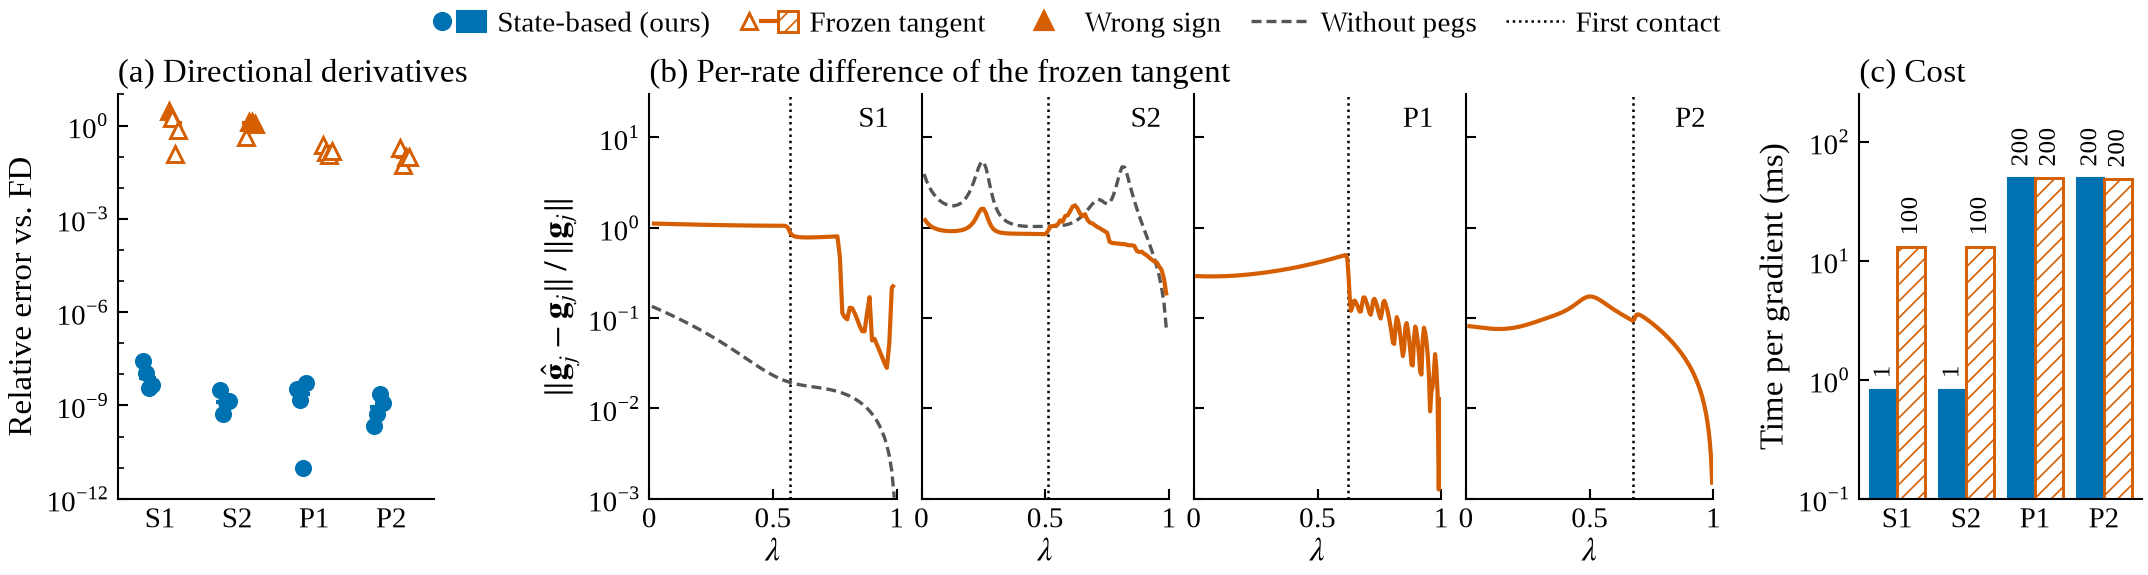

This chart was generated by the following Python code:
"""Fig. 9 (fig:accuracy) -- gradient accuracy and cost, double column (7.16 in).

(a) Directional derivatives of the loss along four random unit directions in
    xi, relative error against central finite differences: state-based
    gradient vs. frozen tangent, one column of points per scene. Filled
    triangles: the frozen tangent has the wrong sign.
(b) Per-rate relative difference of the frozen tangent from the state-based
    gradient along lambda, ||G_hat_j - G_j|| / ||G_j||, one small panel per
    scene, with the pegs (solid) and without them (dashed, S only); dotted:
    first peg contact of the initial rollout.
(c) Wall time of one gradient (after the rollout), state-based vs. frozen
    tangent; the number of adjoint solves is written (vertically) above each bar.

Data: the gradient checks of the code repository, seed 0, at the common
initialization of each scene (written by ``scripts/train_shape.py check`` and
``scripts/train_path.py check``):

    S1 = ../runs/shape_p1/checks/check_P1_net_s0.json   (target P1, shape task)
    S2 = ../runs/shape_w1/checks/check_W1_net_s0.json   (target W1, shape task)
    P1 = ../runs/path_p1/checks/check_P1_net_s0.json    (path task)
    P2 = ../runs/path_p2/checks/check_P2_net_s0.json    (path task; added
         automatically as soon as the file exists)

Scenes whose check file is missing are skipped, so the figure grows from
three to four scenes without editing this script.

Style: ``src/tro_style.py`` (IEEE T-RO rules: Times 8/7 pt, Okabe-Ito, 0.5 pt
axes, editable text in PDF and SVG). Colours used here and to be kept in the
other result figures: state-based (ours) = blue ``#0072B2``, frozen tangent =
vermilion ``#D55E00``.

Run from anywhere:  python paper_figures/fig09_accuracy/fig09_accuracy.py [out_dir]
Writes fig09_accuracy.{pdf,svg,png} next to this script (or into out_dir).
LaTeX: \\includegraphics[width=\\textwidth]{figures/fig09_accuracy.pdf} in figure*.
"""
from __future__ import annotations

import json
import sys
from pathlib import Path

import numpy as np

HERE = Path(__file__).resolve().parent
# repository root = first ancestor holding runs/ and src/ (works whether this
# script sits in paper_figures/ or in paper_figures/fig09_accuracy/)
REPO = next(p for p in HERE.parents if (p / "runs").is_dir() and (p / "src").is_dir())
sys.path.insert(0, str(REPO / "src"))

import matplotlib                                          # noqa: E402
matplotlib.use("Agg")
import matplotlib.pyplot as plt                            # noqa: E402
from matplotlib.lines import Line2D                        # noqa: E402
from matplotlib.patches import Patch                       # noqa: E402
from matplotlib.ticker import LogLocator, NullFormatter, FixedLocator  # noqa: E402

import tro_style as ts                                     # noqa: E402

# ------------------------------------------------------------------ inputs
#: (paper name, check file relative to the repository root)
SCENES = [
    ("S1", "runs/shape_p1/checks/check_P1_net_s0.json"),
    ("S2", "runs/shape_w1/checks/check_W1_net_s0.json"),
    ("P1", "runs/path_p1/checks/check_P1_net_s0.json"),
    ("P2", "runs/path_p2/checks/check_P2_net_s0.json"),
]

# ------------------------------------------------------------------ look
C_STATE, C_PROXY = ts.BLUE, ts.VERMILION
C_NOPEG = ts.GRAY
LW_DATA, LW_REF = 1.0, 0.8
DASH_NOPEG = (0, (3.0, 1.5))
DOT_CONTACT = (0, (1.0, 1.5))
MS = 3.6                       # marker size (pt)

FIG_H = 1.95                   # in, before fit_width (which keeps the aspect)

# layout (inches). The horizontal positions are not fixed: tight_row() measures
# the labels of every panel and fills the 7.16 in so that the gap between the
# drawn content of neighbouring panels is GAP and the outer margin is MARGIN.
Y0, H_AX = 0.30, 1.30          # bottom and height of every axes
MARGIN = 0.02                  # in, left/right of the outermost text
GAP = 0.10                     # in, between the content of (a), (b) and (c)
GAP_B = 0.08                   # in, between the small panels of (b)
WEIGHT_A, WEIGHT_B_EACH, WEIGHT_C = 0.95, 0.80, 0.85   # share of the axes width


def load():
    out = []
    for name, rel in SCENES:
        f = REPO / rel
        if not f.exists():
            print(f"[fig09] {name}: {rel} not found -- skipped")
            continue
        d = json.load(open(f))
        if "per_rate_pegs" in d:            # shape task (S): with and without pegs
            pr, npr = d["per_rate_pegs"], d.get("per_rate_no_pegs")
            onset = pr["onset"] if pr.get("onset") is not None else pr["split_at"]
        else:                               # path task (P): with pegs only
            pr, npr = d["per_rate"], None
            onset = pr["split_at"]
        rel_p = np.asarray(pr["rel"], float)
        out.append(dict(
            name=name, M=rel_p.size, onset=int(onset),
            fd=np.array([r["fd"] for r in d["dirs"]]),
            state=np.array([r["state"] for r in d["dirs"]]),
            proxy=np.array([r["proxy"] for r in d["dirs"]]),
            e_state=np.array([r["state_relerr"] for r in d["dirs"]]),
            e_proxy=np.array([r["proxy_relerr"] for r in d["dirs"]]),
            rel=rel_p, rel_nopeg=None if npr is None else np.asarray(npr["rel"], float),
            t_state=1e3 * d["state_grad_time"], t_proxy=1e3 * d["proxy_grad_time"],
            n_state=int(d["state_adjoint_solves"]), n_proxy=int(d["proxy_adjoint_solves"]),
        ))
        s = out[-1]
        print(f"[fig09] {name}: M={s['M']}, onset {s['onset']}, state rel err median "
              f"{np.median(s['e_state']):.2e}, proxy {np.median(s['e_proxy']):.3f}, "
              f"wrong sign {int(np.sum(s['fd'] * s['proxy'] < 0))}/{s['fd'].size}, "
              f"grad {s['t_state']:.2f} / {s['t_proxy']:.2f} ms")
    if not out:
        raise SystemExit("no check file found")
    return out


def log_axis(ax, lo, hi, every=1):
    ax.set_yscale("log")
    ax.set_ylim(lo, hi)
    dec = np.arange(np.floor(np.log10(lo)), np.ceil(np.log10(hi)) + 1, every)
    ax.yaxis.set_major_locator(FixedLocator(10.0 ** dec))
    ax.yaxis.set_minor_locator(LogLocator(base=10, subs=(), numticks=20))
    ax.yaxis.set_minor_formatter(NullFormatter())


def panel_a(ax, S):
    x = np.arange(len(S))
    off = 0.17
    jit = np.array([-0.06, -0.02, 0.02, 0.06])
    for i, s in enumerate(S):
        n = s["e_state"].size
        j = jit[:n] if n <= jit.size else np.linspace(-0.06, 0.06, n)
        ax.plot(x[i] - off + j, s["e_state"], "o", ms=MS, mfc=C_STATE, mec=C_STATE,
                mew=0.5, ls="none", zorder=3)
        wrong = s["fd"] * s["proxy"] < 0
        for k in range(n):
            ax.plot(x[i] + off + j[k], s["e_proxy"][k], "^", ms=MS + 0.4, mec=C_PROXY, mew=0.7,
                    mfc=C_PROXY if wrong[k] else "white", ls="none", zorder=3)
        for xc, e, c in ((x[i] - off, s["e_state"], C_STATE), (x[i] + off, s["e_proxy"], C_PROXY)):
            ax.plot([xc - 0.11, xc + 0.11], [np.median(e)] * 2, color=c, lw=LW_DATA, zorder=2)
    log_axis(ax, 1e-12, 1e1, every=3)
    ax.set_xticks(x, [s["name"] for s in S])
    ax.set_xlim(-0.55, len(S) - 0.45)
    ax.tick_params(axis="x", length=0)
    ax.set_ylabel("Relative error vs. FD")
    ts.style_2d(ax)
    ts.panel_title(ax, "(a)", "Directional derivatives")


def panel_b(fig, S, h):
    axes = []
    for i, s in enumerate(S):
        ax = fig.add_axes([0.3 + 0.1 * i, Y0 / h, 0.08, H_AX / h],
                          sharey=axes[0] if axes else None)   # x set by tight_row
        M = s["M"]
        lam = np.arange(1, M + 1) / M                     # rate j is applied in step j
        lc = s["onset"] / M
        ax.axvline(lc, color=ts.BLACK, lw=0.6, ls=DOT_CONTACT, zorder=1)
        if s["rel_nopeg"] is not None:
            r = np.where(s["rel_nopeg"] > 0, s["rel_nopeg"], np.nan)
            ax.plot(lam, r, color=C_NOPEG, lw=LW_REF, ls=DASH_NOPEG, zorder=2)
        r = np.where(s["rel"] > 0, s["rel"], np.nan)      # last rate: exactly 0
        ax.plot(lam, r, color=C_PROXY, lw=LW_DATA, zorder=3)
        if i == 0:
            log_axis(ax, 1e-3, 1e1)
            ax.set_ylim(1e-3, 3e1)                        # headroom for the scene label
            ax.set_ylabel(r"$\|\hat{\mathbf{g}}_j-\mathbf{g}_j\|\,/\,\|\mathbf{g}_j\|$")
        else:
            ax.tick_params(axis="y", labelleft=False)
        ax.set_xlim(0, 1)
        ax.set_xticks([0, 0.5, 1], ["0", "0.5", "1"])
        ax.set_xlabel(r"$\lambda$", labelpad=1.0)
        ts.style_2d(ax)
        ax.text(0.97, 0.97, s["name"], transform=ax.transAxes, ha="right", va="top",
                fontsize=ts.FS_TICK)
        axes.append(ax)
    ts.panel_title(axes[0], "(b)", "Per-rate difference of the frozen tangent")
    return axes


def panel_c(ax, S):
    x = np.arange(len(S))
    bw = 0.40
    y_lo, y_hi = 0.1, 250
    ts_ = np.array([s["t_state"] for s in S])
    tp_ = np.array([s["t_proxy"] for s in S])
    # Bars start at the lower axis limit, not at 0: on a log axis a bar from 0
    # is drawn down to log(0) -- tens of thousands of points below the page,
    # clipped on screen but enlarging the artwork box in Illustrator/Inkscape.
    ax.bar(x - bw / 2, ts_ - y_lo, bw, bottom=y_lo, color=C_STATE, edgecolor=C_STATE,
           linewidth=0.5, zorder=2)
    ax.bar(x + bw / 2, tp_ - y_lo, bw, bottom=y_lo, color="white", edgecolor=C_PROXY,
           linewidth=0.7, hatch="//////", zorder=2)
    for i, s in enumerate(S):
        for xc, t, nn in ((x[i] - bw / 2, s["t_state"], s["n_state"]),
                          (x[i] + bw / 2, s["t_proxy"], s["n_proxy"])):
            ax.text(xc, t * 1.25, f"{nn}", ha="center", va="bottom", rotation=90,
                    fontsize=ts.FS_TICK - 1)
    log_axis(ax, y_lo, 1e2)
    ax.set_ylim(y_lo, y_hi)
    ax.set_xticks(x, [s["name"] for s in S])
    ax.set_xlim(-0.55, len(S) - 0.45)
    ax.tick_params(axis="x", length=0)
    ax.set_ylabel("Time per gradient (ms)")
    ts.style_2d(ax)
    ts.panel_title(ax, "(c)", "Cost")


def tight_row(fig, groups, weights, h, passes=3):
    """Place the axes of each group side by side across the full width.

    ``groups``: lists of axes; the axes of one group are equally wide and
    GAP_B apart. Each pass measures how far the labels of a group reach out
    of its axes (left: y label and tick labels; right: tick labels, titles),
    then sizes the axes so that the drawn content of neighbouring groups is
    exactly GAP apart and the row spans MARGIN..DBL_W-MARGIN.
    """
    W = ts.DBL_W
    for _ in range(passes):
        fig.canvas.draw()
        r = fig.canvas.get_renderer()
        dpi = fig.dpi
        over = []
        for g in groups:
            bbs = [a.get_tightbbox(r) for a in g]
            left = min(b.x0 for b in bbs) / dpi
            right = max(b.x1 for b in bbs) / dpi
            a0 = g[0].get_position().x0 * W
            a1 = g[-1].get_position().x1 * W
            over.append((a0 - left, right - a1))
        n_inner = sum(len(g) - 1 for g in groups)
        free = (W - 2 * MARGIN - sum(lo + ro for lo, ro in over)
                - (len(groups) - 1) * GAP - n_inner * GAP_B)
        x = MARGIN
        for g, wt, (lo, ro) in zip(groups, weights, over):
            wg = free * wt / sum(weights)                 # axes width of the group
            wa = (wg - (len(g) - 1) * GAP_B) / len(g)     # width of one axes
            x += lo
            for k, a in enumerate(g):
                a.set_position([(x + k * (wa + GAP_B)) / W, Y0 / h, wa / W, H_AX / h])
            x += wg + ro + GAP
    return over


def legend_handles():
    state = ts.group_handle(
        [Line2D([], [], marker="o", ms=MS, mfc=C_STATE, mec=C_STATE, ls="none"),
         Patch(facecolor=C_STATE, edgecolor=C_STATE, linewidth=0.5)], "State-based (ours)")
    proxy = ts.group_handle(
        [Line2D([], [], marker="^", ms=MS + 0.4, mfc="white", mec=C_PROXY, mew=0.7, ls="none"),
         Line2D([], [], color=C_PROXY, lw=LW_DATA),
         Patch(facecolor="white", edgecolor=C_PROXY, linewidth=0.7, hatch="//////")],
        "Frozen tangent")
    wrong = Line2D([], [], marker="^", ms=MS + 0.4, mfc=C_PROXY, mec=C_PROXY, ls="none",
                   label="Wrong sign")
    nopeg = Line2D([], [], color=C_NOPEG, lw=LW_REF, ls=DASH_NOPEG, label="Without pegs")
    contact = Line2D([], [], color=ts.BLACK, lw=0.6, ls=DOT_CONTACT, label="First contact")
    return [state, proxy, wrong, nopeg, contact]


def main(out_dir=None):
    S = load()
    out = Path(out_dir) if out_dir else HERE
    with ts.style():
        fig = plt.figure(figsize=(ts.DBL_W, FIG_H))
        h = FIG_H
        ax_a = fig.add_axes([0.05, Y0 / h, 0.2, H_AX / h])
        panel_a(ax_a, S)
        axes_b = panel_b(fig, S, h)
        ax_c = fig.add_axes([0.8, Y0 / h, 0.15, H_AX / h])
        panel_c(ax_c, S)
        tight_row(fig, [[ax_a], axes_b, [ax_c]],
                  [WEIGHT_A, WEIGHT_B_EACH * len(axes_b), WEIGHT_C], h)
        ts.legend_top(fig, None, handles=legend_handles(), ncol=5, gap=2.0)
        ts.save(fig, out / "fig09_accuracy", width=ts.DBL_W, gray=True)
        plt.close(fig)


if __name__ == "__main__":
    main(sys.argv[1] if len(sys.argv) > 1 else None)
